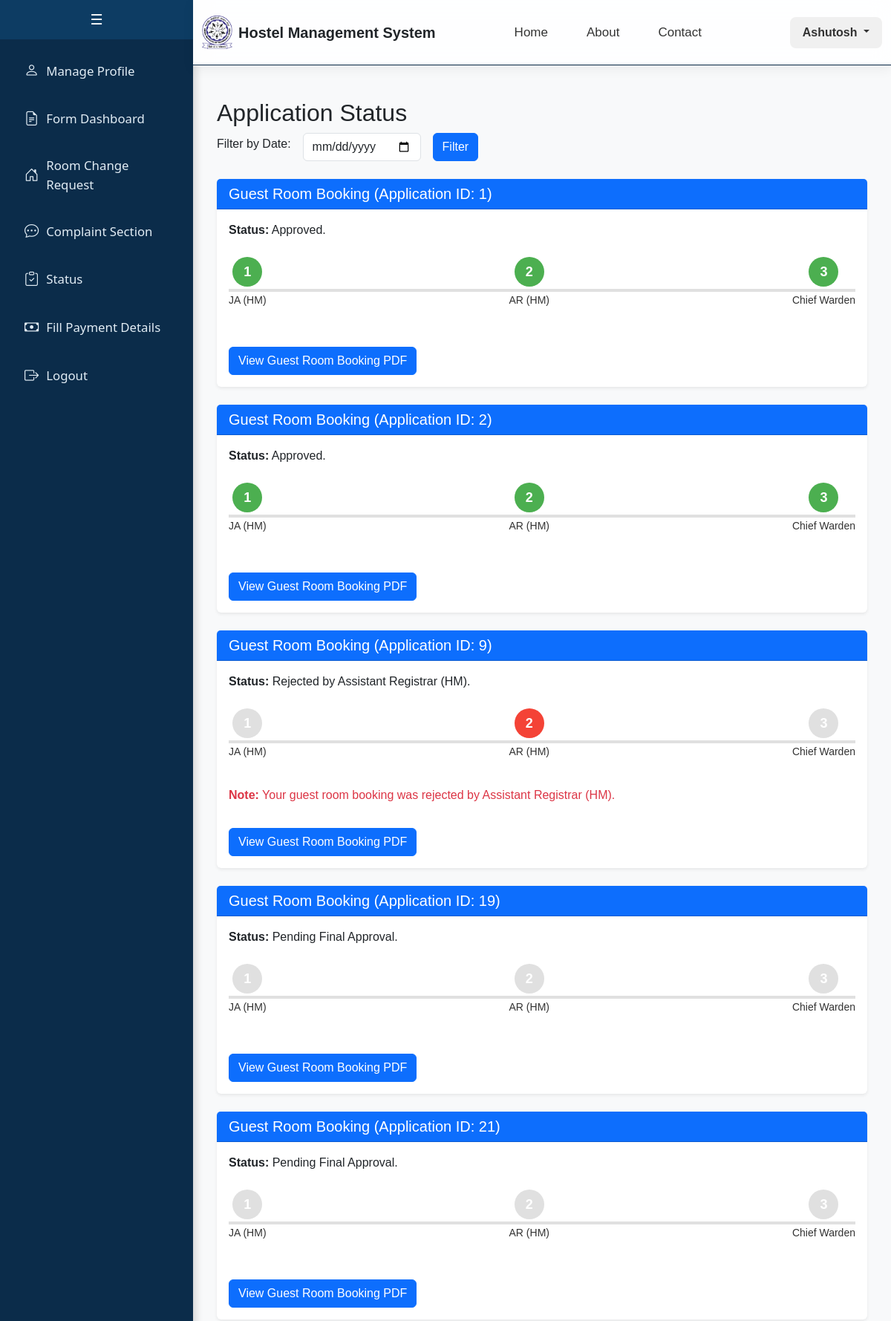
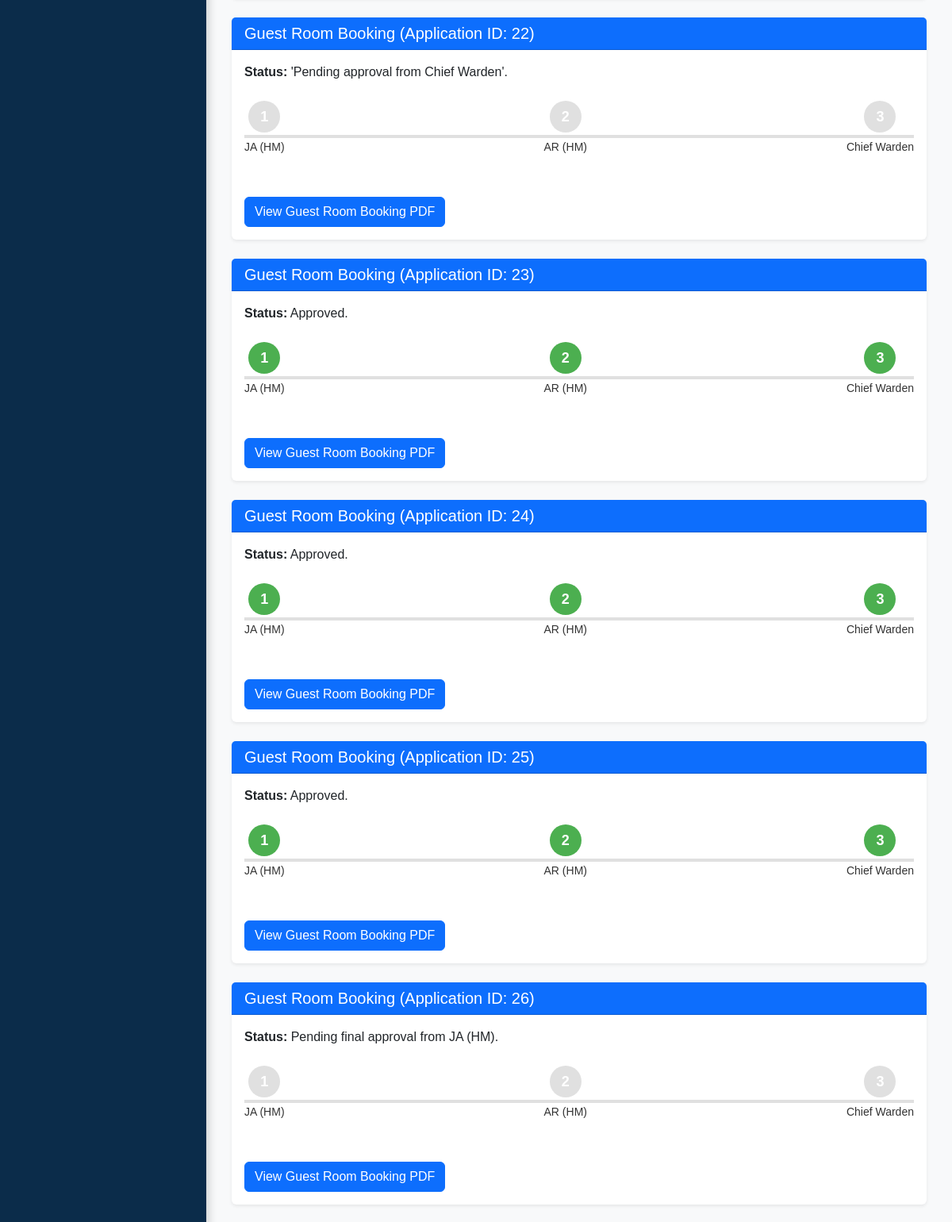
The app's page /student/status (signed in, upper part) with its own data (2 pictures, top to bottom).
### app/models.py (models this page shows)
class GuestRoomBooking(db.Model):
    __tablename__ = 'guest_room_booking'
    id = db.Column(db.Integer, primary_key=True, autoincrement=True)
    applicant_id = db.Column(db.Integer, db.ForeignKey('custom_user.id', ondelete='CASCADE'), nullable=False)
    room_no = db.Column(db.String(20), db.ForeignKey('room.room_no', ondelete='SET NULL'))
    total_guests = db.Column(db.Integer, nullable=False)
    guests_male = db.Column(db.Integer, nullable=False)
    guests_female = db.Column(db.Integer, nullable=False)
    guest_names = db.Column(db.Text, nullable=False)
    relation_with_applicant = db.Column(db.Text, nullable=False)
    guest_address = db.Column(db.Text, nullable=False)
    guest_contact = db.Column(db.Text, nullable=False)
    guest_email = db.Column(db.Text)
    purpose_of_visit = db.Column(db.Text, nullable=False)
    room_category = db.Column(db.Text, nullable=False)
    date_arrival = db.Column(db.Date, nullable=False)
    time_arrival = db.Column(db.Time, nullable=False)
    date_departure = db.Column(db.Date, nullable=False)
    time_departure = db.Column(db.Time, nullable=False)
    accommodation_by = db.Column(db.Text, nullable=False)
    remarks = db.Column(db.Text)
    status = db.Column(db.Text, nullable=False, default='Pending')
    hostel_no = db.Column(db.String(20), db.ForeignKey('hostel.hostel_no', ondelete='CASCADE'))
    created_at = db.Column(db.DateTime, default=db.func.current_timestamp())
    payment_details = db.Column(JSON, nullable=True)  # Add this field to store payment details
    applicant = db.relationship('CustomUser', backref=db.backref('guest_room_bookings', cascade='all, delete-orphan'))
    hostel = db.relationship('Hostel', backref=db.backref('guest_room_bookings', cascade='all, delete-orphan'))
    room = db.relationship('Room', backref=db.backref('guest_room_bookings', cascade='all, delete-orphan'))

### app/student.py (the view)
@student_bp.route("/student/status", methods=["GET", "POST"])
def status():
    if 'user_id' not in session or session.get('user_role') != 'student':
        return redirect(url_for('auth.login'))
    user_id = session['user_id']
    filter_date = request.form.get('filter_date')  # Get the date from the form
    if filter_date:
        try:
            filter_date_obj = datetime.strptime(filter_date, '%Y-%m-%d').date()
        except ValueError:
            flash("Invalid date format. Please use YYYY-MM-DD.", "danger")
            return redirect(url_for('student.status'))
        guest_room_bookings = GuestRoomBooking.query.filter_by(applicant_id=user_id).filter(
            func.date(GuestRoomBooking.created_at) == filter_date_obj
        ).all()
    else:
        guest_room_bookings = GuestRoomBooking.query.filter_by(applicant_id=user_id).all()
    internship_application = InternshipApplication.query.filter_by(id=user_id).first()
    return render_template(
        "student/status.html",
        internship_application=internship_application,
        guest_room_bookings=guest_room_bookings,
        filter_date=filter_date
    )

### app/student.py (called while the page is built)
@student_bp.context_processor
def inject_guest_room_booking():
    if 'user_id' in session and session.get('user_role') == 'student':
        user_id = session['user_id']
        guest_room_booking = GuestRoomBooking.query.filter_by(applicant_id=user_id, status="Awaiting Payment from Applicant").first()
        return {'guest_room_booking': guest_room_booking}
    return {'guest_room_booking': None}

### templates/student/status.html (shortened to what this page needs)
{% extends "student/base.html" %}
{% block content %}
<div class="container mt-4">
    <h2>Application Status</h2>
    <form method="POST" action="{{ url_for('student.status') }}" class="mb-4">
        <div class="row g-3 align-items-center">
            <div class="col-auto">
                <label for="filter_date" class="form-label">Filter by Date:</label>
            </div>
            <div class="col-auto">
                <input type="date" id="filter_date" name="filter_date" class="form-control" value="{{ filter_date }}">
            </div>
            <div class="col-auto">
                <button type="submit" class="btn btn-primary">Filter</button>
            </div>
        </div>
    </form>
    {% if guest_room_bookings %}
        {% for booking in guest_room_bookings %}
        <div class="card shadow-sm border-0 mt-4">
            <div class="card-header bg-primary text-white">
                <h5 class="mb-0">Guest Room Booking (Application ID: {{ booking.id }})</h5>
            </div>
            <div class="card-body">
                <p><strong>Status:</strong>
                    {% if booking.status in ["Awaiting Allocation from JA (HM)", "Awaiting Payment from Applicant", "Awaiting Payment Verification from JA (HM)"] %}
                        Awaiting final confirmation from JA (HM).
                    {% elif booking.status == "Pending approval from Assistant Registrar (HM)" %}
                        Awaiting final confirmation from AR (HM).
                    {% elif booking.status == "Approved" %}
                        Approved.
                    {% elif "Rejected" in booking.status %}
                        {{ booking.status }}.
                    {% else %}
                        {{ booking.status }}.
                    {% endif %}
                </p>
                <div class="stepper d-flex justify-content-between align-items-center mt-4">
                    <div class="step
                        {% if booking.status == 'Rejected by JA (HM)' %}
                            rejected
                        {% elif booking.status in ['Awaiting Allocation from JA (HM)', 'Awaiting Payment from Applicant', 'Awaiting Payment Verification from JA (HM)', 'Awaiting Payment from Student'] %}
                            pending
                        {% elif booking.status in ['Pending approval from Assistant Registrar (HM)', 'Approved'] %}
                            completed
                        {% else %}
                            normal
                        {% endif %}">
                        <div class="circle">1</div>
                        <p class="text-center mt-2">JA (HM)</p>
                    </div>
                    <div class="step
                        {% if booking.status == 'Rejected by Assistant Registrar (HM)' %}
                            rejected
                        {% elif booking.status == 'Pending approval from Assistant Registrar (HM)' %}
                            pending
                        {% elif booking.status in ['Approved', 'Rejected by Chief Warden'] %}
                            completed
                        {% else %}
                            normal
                        {% endif %}">
                        <div class="circle">2</div>
                        <p class="text-center mt-2">AR (HM)</p>
                    </div>
                    <div class="step
                        {% if booking.status == 'Rejected by Chief Warden' %}
                            rejected
                        {% elif booking.status in ['Successful Approval', 'Approved'] %}
                            completed
                        {% elif booking.status == 'Pending approval from Chief Warden' %}
                            pending
                        {% else %}
                            normal
                        {% endif %}">
                        <div class="circle">3</div>
                        <p class="text-center mt-2">Chief Warden</p>
                    </div>
                </div>
                {% if 'Rejected' in booking.status %}
                <p class="text-danger mt-3">
                    <strong>Note:</strong> Your guest room booking was rejected by
                    {% if booking.status == 'Rejected by JA (HM)' %}
                        JA (HM).
                    {% elif booking.status == 'Rejected by Assistant Registrar (HM)' %}
                        Assistant Registrar (HM).
                    {% elif booking.status == 'Rejected by Chief Warden' %}
                        Chief Warden.
                    {% endif %}
                </p>
                {% endif %}
                <button class="btn btn-primary mt-3" onclick="viewPDF('{{ booking.id }}')">View Guest Room Booking PDF</button>
            </div>
        </div>
        {% endfor %}
    {% else %}
        <p>No guest room booking applications found.</p>
    {% endif %}
</div>
{% endblock %}

### templates/student/base.html (style rules this page uses)
body { margin: 0; font-family: Arial, sans-serif; }

### templates/student/status.html (style rules this page uses)
.stepper { display: flex; justify-content: space-between; align-items: center; position: relative; margin: 20px 0; }
.stepper::before { content: ''; position: absolute; top: 50%; left: 0; right: 0; height: 4px; background-color: #e0e0e0; z-index: 0; }
.step { position: relative; z-index: 1; text-align: center; }
.step .circle { width: 40px; height: 40px; border-radius: 50%; background-color: #e0e0e0; color: #fff; display: flex; align-items: center; justify-content: center; font-weight: bold; font-size: 18px; margin: 0 auto; }
.step.completed .circle { background-color: #4caf50; }
.step.rejected .circle { background-color: #f44336; }
.step.normal .circle { background-color: #e0e0e0; }
.step p { margin-top: 10px; font-size: 14px; color: #333; }

### records on screen
GuestRoomBooking: id "1", status "Approved."
GuestRoomBooking: id "2", status "Approved."
GuestRoomBooking: id "9", status "Rejected by Assistant Registrar (HM)", shows "Note:", shows "Assistant Registrar (HM)."
GuestRoomBooking: id "19", status "Pending Final Approval"
GuestRoomBooking: id "21", status "Pending Final Approval"
GuestRoomBooking: id "22", status "'Pending approval from Chief Warden'"
GuestRoomBooking: id "23", status "Approved."
GuestRoomBooking: id "24", status "Approved."
GuestRoomBooking: id "25", status "Approved."
GuestRoomBooking: id "26", status "Pending final approval from JA (HM)"

### other values on screen
{{ session['user_name'] }} "Ashutosh"
